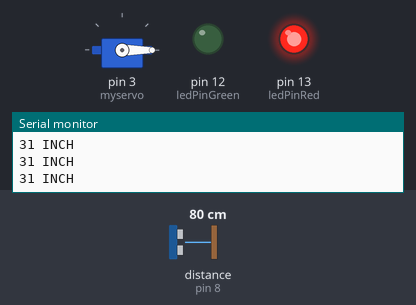
The sketch below on a simulated Arduino Uno, built with avr-gcc and run on an emulated ATmega328P. Shown: servo, output pins drawn as LEDs (lit = HIGH), the last lines printed to the serial monitor. The test bench sets the inputs (shaded band); at power-on: distance to the obstacle (sensor on pin 8) 80 cm.

Above: at 1.2 s.
1.3 s: distance to the obstacle (sensor on pin 8) set to 17 cm
2.8 s: distance to the obstacle (sensor on pin 8) set to 14 cm
At 3.5 s:
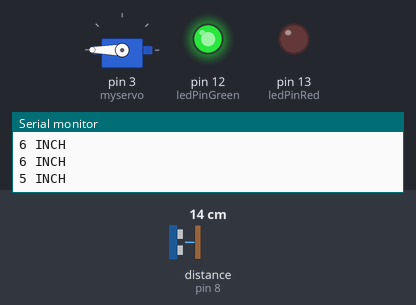
4.6 s: distance to the obstacle (sensor on pin 8) set to 18 cm
At 5.4 s:
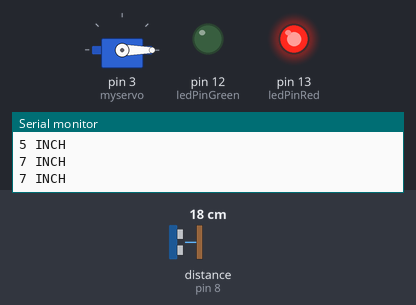
6.2 s: distance to the obstacle (sensor on pin 8) set to 2 cm
At 7.3 s:
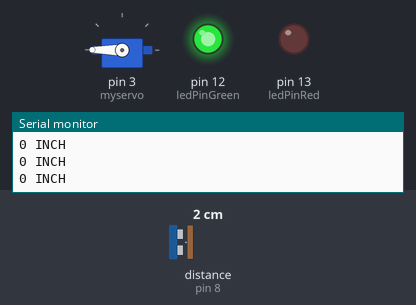
7.7 s: distance to the obstacle (sensor on pin 8) set to 35 cm
At 9.2 s:
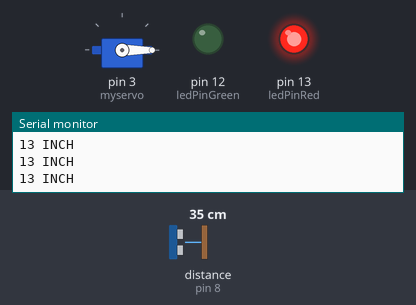
Timing chart, 0 to 10.3 s (numbered marks = the images above; inputs shaded):
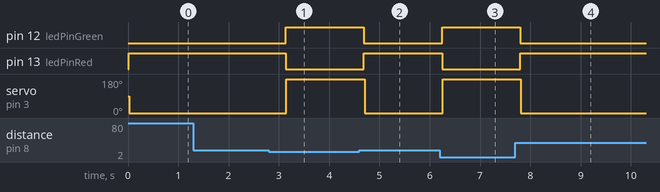

The sketch:

ultrasonic222.ino
```cpp
#include <Servo.h>
#include <Ultrasonic.h>
Servo myservo;
Ultrasonic ultrasonic(5,8);
int ledPinRed = 13;
int ledPinGreen = 12;
void setup() {
  // put your setup code here, to run once:
Serial.begin(9600);
pinMode(ledPinRed, OUTPUT);
pinMode(ledPinGreen, OUTPUT);
pinMode(3, OUTPUT);
myservo.attach(3);
}

void loop() {
  // put your main code here, to run repeatedly:
Serial.print(ultrasonic.read(INC));
Serial.println(" INCH");
if(ultrasonic.read(INC) <= 5){
  digitalWrite(ledPinGreen, HIGH);
  digitalWrite(ledPinRed, LOW);
  delay(15);
  myservo.write(180);
  }
  else {
  digitalWrite(ledPinGreen, LOW);
  digitalWrite(ledPinRed, HIGH);
  delay(15);
  myservo.write(0);
  }
delay(500);
}
```

Measured:
- the behaviour switches between 16 and 15 cm on distance to the obstacle (sensor on pin 8) (found by bisection; images 0 and 1)
- after the input at 2.8 s, pin 12 (ledPinGreen): LOW → HIGH after 0.34 s; pin 13 (ledPinRed): HIGH → LOW after 0.34 s; servo on pin 3 (myservo): 0° → 180° after 0.35 s
- after the input at 4.6 s, pin 12 (ledPinGreen): HIGH → LOW after 0.09 s; pin 13 (ledPinRed): LOW → HIGH after 0.09 s; servo on pin 3 (myservo): 180° → 0° after 0.11 s
- after the input at 6.2 s, pin 12 (ledPinGreen): LOW → HIGH at once; pin 13 (ledPinRed): HIGH → LOW at once; servo on pin 3 (myservo): 0° → 180° after 0.06 s
- after the input at 7.7 s, pin 12 (ledPinGreen): HIGH → LOW after 0.10 s; pin 13 (ledPinRed): LOW → HIGH after 0.10 s; servo on pin 3 (myservo): 180° → 0° after 0.11 s
